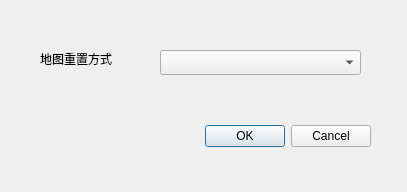
<?xml version="1.0" encoding="UTF-8"?>
<ui version="4.0">
 <class>DialogSendGrid</class>
 <widget class="QDialog" name="DialogSendGrid">
  <property name="geometry">
   <rect>
    <x>0</x>
    <y>0</y>
    <width>407</width>
    <height>192</height>
   </rect>
  </property>
  <property name="windowTitle">
   <string>Dialog</string>
  </property>
  <widget class="QDialogButtonBox" name="buttonBox">
   <property name="geometry">
    <rect>
     <x>30</x>
     <y>120</y>
     <width>341</width>
     <height>32</height>
    </rect>
   </property>
   <property name="orientation">
    <enum>Qt::Horizontal</enum>
   </property>
   <property name="standardButtons">
    <set>QDialogButtonBox::Cancel|QDialogButtonBox::Ok</set>
   </property>
  </widget>
  <widget class="QLabel" name="label">
   <property name="geometry">
    <rect>
     <x>40</x>
     <y>50</y>
     <width>121</width>
     <height>17</height>
    </rect>
   </property>
   <property name="text">
    <string>地图重置方式</string>
   </property>
  </widget>
  <widget class="QComboBox" name="mComboBoxMapSendOption">
   <property name="geometry">
    <rect>
     <x>160</x>
     <y>50</y>
     <width>201</width>
     <height>25</height>
    </rect>
   </property>
  </widget>
 </widget>
 <resources/>
 <connections>
  <connection>
   <sender>buttonBox</sender>
   <signal>accepted()</signal>
   <receiver>DialogSendGrid</receiver>
   <slot>accept()</slot>
   <hints>
    <hint type="sourcelabel">
     <x>248</x>
     <y>254</y>
    </hint>
    <hint type="destinationlabel">
     <x>157</x>
     <y>274</y>
    </hint>
   </hints>
  </connection>
  <connection>
   <sender>buttonBox</sender>
   <signal>rejected()</signal>
   <receiver>DialogSendGrid</receiver>
   <slot>reject()</slot>
   <hints>
    <hint type="sourcelabel">
     <x>316</x>
     <y>260</y>
    </hint>
    <hint type="destinationlabel">
     <x>286</x>
     <y>274</y>
    </hint>
   </hints>
  </connection>
 </connections>
</ui>
